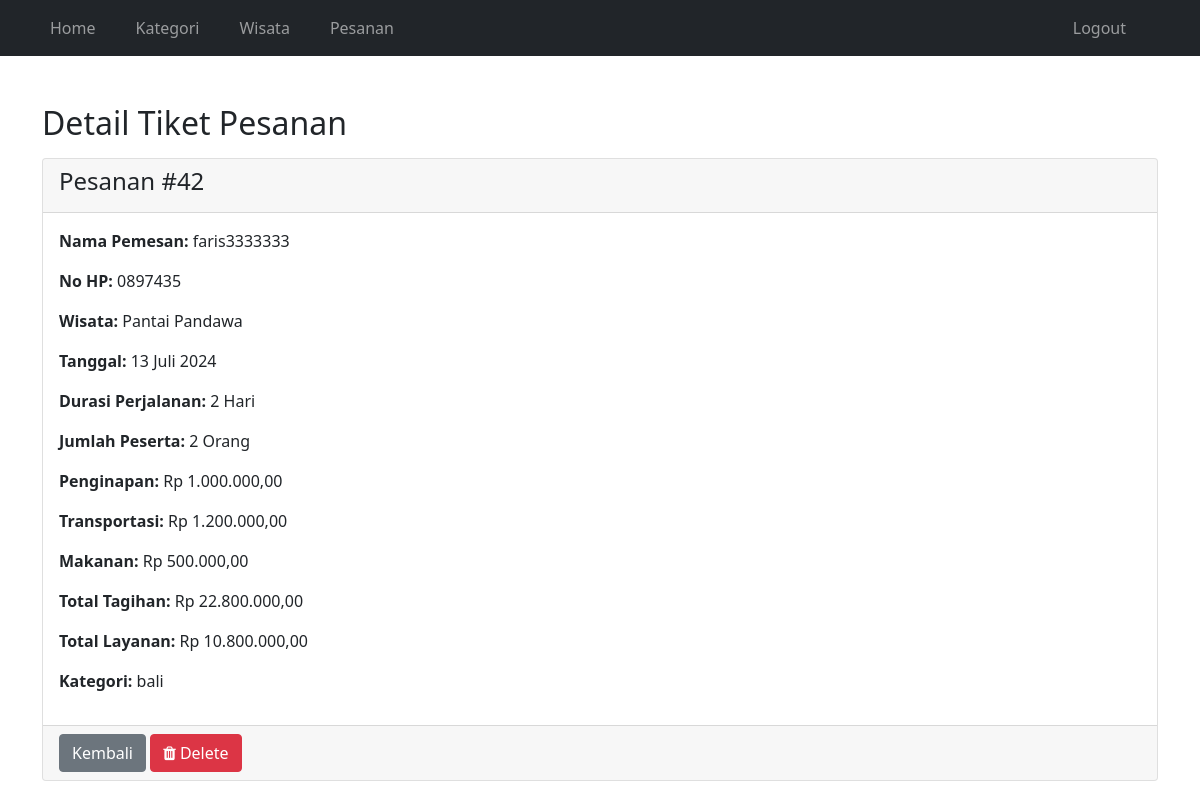
The page /adminpanel/tiket-detail.php?p=42 (signed in) on the database its author committed.
### tables this page shows
CREATE TABLE `pesanan` (
  `id` int(11) NOT NULL,
  `nama_pemesan` varchar(255) NOT NULL,
  `no_hp` varchar(20) NOT NULL,
  `nama_wisata` varchar(255) NOT NULL,
  `tanggal` date NOT NULL,
  `durasi` int(11) NOT NULL,
  `jumlah_peserta` int(11) NOT NULL,
  `penginapan` int(11) DEFAULT NULL,
  `transportasi` int(11) DEFAULT NULL,
  `makanan` int(11) DEFAULT NULL,
  `total_tagihan` int(11) NOT NULL,
  `kategori_id` int(11) DEFAULT NULL,
  `total_layanan` int(255) NOT NULL
);

CREATE TABLE `kategori` (
  `id` int(11) NOT NULL,
  `nama` varchar(255) NOT NULL
);

### adminpanel/tiket-detail.php (the view, shortened to what this page needs)
<?php
    require "../koneksi.php";
    if (isset($_GET['p'])) {
        $id_pesanan = $_GET['p'];
        $query = mysqli_query($conn, "
            SELECT p.*, k.nama AS kategori_nama
            FROM pesanan p
            LEFT JOIN kategori k ON p.kategori_id = k.id
            WHERE p.id = '$id_pesanan'
        ");
        if (mysqli_num_rows($query) > 0) {
            $pesanan = mysqli_fetch_assoc($query);
        } else {
            echo "<script>
                    alert('Pesanan tidak ditemukan');
                    window.location.href = 'data-pesanan.php';
                  </script>";
            exit();
        }
    } else {
        echo "<script>
                alert('ID Pesanan tidak valid');
                window.location.href = 'data-pesanan.php';
              </script>";
        exit();
    }
    function formatTanggal($tanggal) {
        $bulan = array(
            1 => 'Januari',
            'Februari',
            'Maret',
            'April',
            'Mei',
            'Juni',
            'Juli',
            'Agustus',
            'September',
            'Oktober',
            'November',
            'Desember'
        );
        $split = explode('-', $tanggal);
        return $split[2] . ' ' . $bulan[(int)$split[1]] . ' ' . $split[0];
    }
?>
<!DOCTYPE html>
<html lang="en">
<head>
    <link href="../css-boostrap/bootstrap.min.css" rel="stylesheet" />
    <link rel="stylesheet" href="../fontawesome/css/font-awesome.min.css">
</head>
<body>
    <?php require './navbar.php'?>
    <div class="container mt-5">
        <h2>Detail Tiket Pesanan</h2>
        <div class="card mt-3">
            <div class="card-header">
                <h4>Pesanan #<?= $pesanan['id'] ?></h4>
            </div>
            <div class="card-body">
                <p><strong>Nama Pemesan:</strong> <?= $pesanan['nama_pemesan'] ?></p>
                <p><strong>No HP:</strong> <?= $pesanan['no_hp'] ?></p>
                <p><strong>Wisata:</strong> <?= $pesanan['nama_wisata'] ?></p>
                <p><strong>Tanggal:</strong> <?= formatTanggal($pesanan['tanggal']) ?></p>
                <p><strong>Durasi Perjalanan:</strong> <?= $pesanan['durasi'] ?> Hari</p>
                <p><strong>Jumlah Peserta:</strong> <?= $pesanan['jumlah_peserta'] ?> Orang</p>
                <p><strong>Penginapan:</strong> Rp <?= number_format($pesanan['penginapan'], 2, ',', '.') ?></p>
                <p><strong>Transportasi:</strong> Rp <?= number_format($pesanan['transportasi'], 2, ',', '.') ?></p>
                <p><strong>Makanan:</strong> Rp <?= number_format($pesanan['makanan'], 2, ',', '.') ?></p>
                <p><strong>Total Tagihan:</strong> Rp <?= number_format($pesanan['total_tagihan'], 2, ',', '.') ?></p>
                <p><strong>Total Layanan:</strong> Rp <?= number_format($pesanan['total_layanan'], 2, ',', '.') ?></p>
                <p><strong>Kategori:</strong> <?= $pesanan['kategori_nama'] ? $pesanan['kategori_nama'] : 'N/A' ?></p>
            </div>
            <div class="card-footer">
                <a href="tiket-pesanan.php" class="btn btn-secondary">Kembali</a>
                <form method="POST" style="display:inline;">
                    <button type="submit" class="btn btn-danger" name="delete">
                        <i class="fa fa-trash" aria-hidden="true"></i> Delete
                    </button>
                </form>
            </div>
        </div>
    </div>
</body>
</html>

### rows shown on the page
pesanan: id "42", nama_pemesan "faris3333333", no_hp "0897435", nama_wisata "Pantai Pandawa", tanggal "13 Juli 2024", durasi "2", jumlah_peserta "2", penginapan "1.000.000,00", transportasi "1.200.000,00", makanan "500.000,00", total_tagihan "22.800.000,00", total_layanan "10.800.000,00", kategori.nama "bali"
